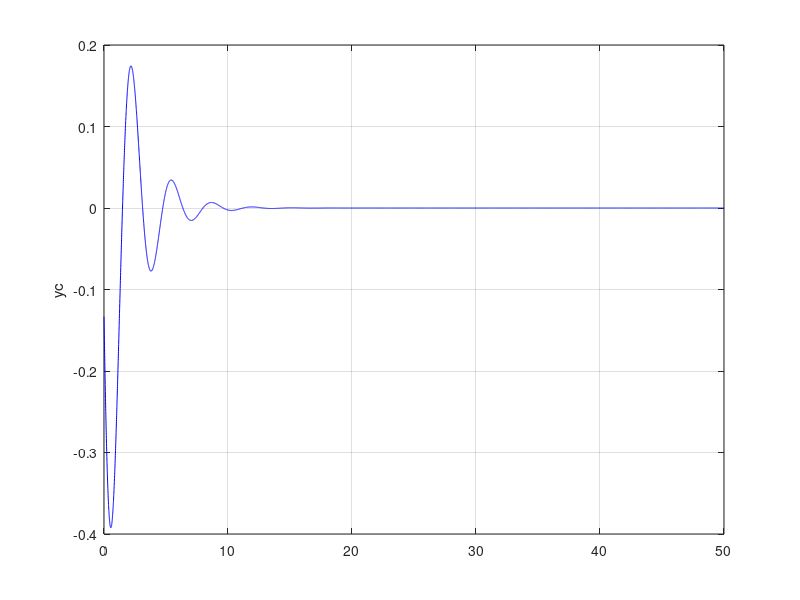

Recreate this plot in MATLAB.
function l6e2d
omega0 = 2; c = 1; omega = 1.8708;
alpha = atan(omega/(omega0^2-(omega^2)));
param = [omega0,c,omega];
t0 = 0; y0 = 0; v0 = 0; Y0 = [y0;v0]; tf = 50;
options = odeset('AbsTol',1e-10,'relTol',1e-10);
[t,Y] = ode45(@f,[t0,tf],Y0,options,param);
y = Y(:,1); v = Y(:,2);
t1 = 25; i = find(t>t1);
C = (max(Y(i,1))-min(Y(i,1)))/2;
Ctheory = 1/sqrt((omega0^2-omega^2)^2+(c*omega)^2);
yc = y-C*cos(omega*t-alpha);
figure(1)
plot(t,yc,'b-'); ylabel('yc'); grid on;
%----------------------------------------------------------------
function dYdt = f(t,Y,param)
y = Y(1); v = Y(2);
omega0 = param(1); c = param(2); omega = param(3);
dYdt = [ v ; cos(omega*t)-omega0^2*y-c*v ];